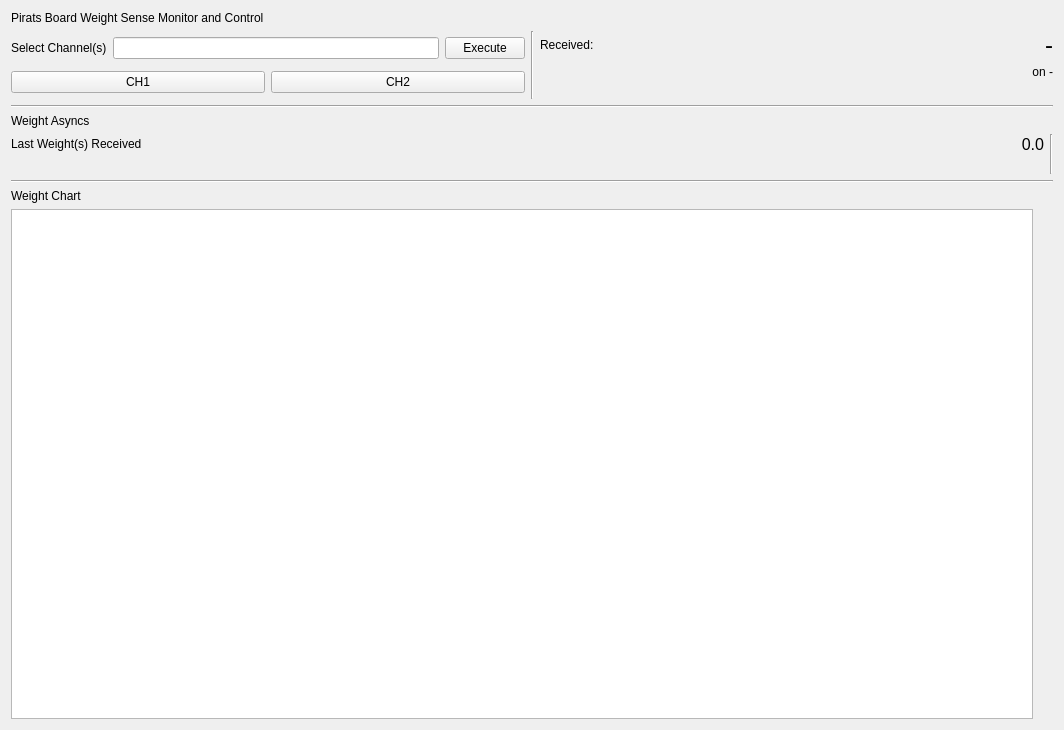
<?xml version="1.0" encoding="UTF-8"?>
<ui version="4.0">
 <class>ModulePiratsWeightBig</class>
 <widget class="QWidget" name="ModulePiratsWeightBig">
  <property name="geometry">
   <rect>
    <x>0</x>
    <y>0</y>
    <width>1064</width>
    <height>730</height>
   </rect>
  </property>
  <property name="windowTitle">
   <string>Pirats Weight Module</string>
  </property>
  <layout class="QVBoxLayout" name="verticalLayout_11">
   <item>
    <layout class="QVBoxLayout" name="verticalLayout_8">
     <item>
      <widget class="QLabel" name="label">
       <property name="text">
        <string>Pirats Board Weight Sense Monitor and Control</string>
       </property>
      </widget>
     </item>
     <item>
      <layout class="QHBoxLayout" name="horizontalLayout_10">
       <item>
        <layout class="QVBoxLayout" name="verticalLayout_5">
         <item>
          <layout class="QHBoxLayout" name="horizontalLayout_11">
           <item>
            <widget class="QLabel" name="label_9">
             <property name="text">
              <string>Select Channel(s)</string>
             </property>
            </widget>
           </item>
           <item>
            <widget class="QLineEdit" name="ledit_channel_set">
             <property name="text">
              <string/>
             </property>
            </widget>
           </item>
           <item>
            <widget class="QPushButton" name="pb_channel_set">
             <property name="text">
              <string>Execute</string>
             </property>
            </widget>
           </item>
          </layout>
         </item>
         <item>
          <layout class="QGridLayout" name="gridLayout">
           <item row="0" column="0">
            <widget class="QPushButton" name="select_btn_ch1">
             <property name="text">
              <string>CH1</string>
             </property>
             <property name="checkable">
              <bool>true</bool>
             </property>
             <property name="autoDefault">
              <bool>false</bool>
             </property>
            </widget>
           </item>
           <item row="0" column="1">
            <widget class="QPushButton" name="select_btn_ch2">
             <property name="text">
              <string>CH2</string>
             </property>
             <property name="checkable">
              <bool>true</bool>
             </property>
            </widget>
           </item>
          </layout>
         </item>
        </layout>
       </item>
       <item>
        <widget class="Line" name="line_6">
         <property name="orientation">
          <enum>Qt::Vertical</enum>
         </property>
        </widget>
       </item>
       <item>
        <layout class="QVBoxLayout" name="verticalLayout_6">
         <item>
          <layout class="QHBoxLayout" name="horizontalLayout_12">
           <item>
            <widget class="QLabel" name="label_10">
             <property name="text">
              <string>Received:</string>
             </property>
            </widget>
           </item>
           <item>
            <spacer name="horizontalSpacer_10">
             <property name="orientation">
              <enum>Qt::Horizontal</enum>
             </property>
             <property name="sizeHint" stdset="0">
              <size>
               <width>40</width>
               <height>20</height>
              </size>
             </property>
            </spacer>
           </item>
           <item>
            <widget class="QLabel" name="lbl_set_channel_recvd">
             <property name="minimumSize">
              <size>
               <width>150</width>
               <height>0</height>
              </size>
             </property>
             <property name="font">
              <font>
               <pointsize>18</pointsize>
              </font>
             </property>
             <property name="text">
              <string>-</string>
             </property>
             <property name="alignment">
              <set>Qt::AlignRight|Qt::AlignTrailing|Qt::AlignVCenter</set>
             </property>
            </widget>
           </item>
          </layout>
         </item>
         <item>
          <widget class="QLabel" name="lbl_set_channel_recvd_on">
           <property name="text">
            <string>on -</string>
           </property>
           <property name="alignment">
            <set>Qt::AlignRight|Qt::AlignTrailing|Qt::AlignVCenter</set>
           </property>
          </widget>
         </item>
         <item>
          <spacer name="horizontalSpacer_11">
           <property name="orientation">
            <enum>Qt::Horizontal</enum>
           </property>
           <property name="sizeHint" stdset="0">
            <size>
             <width>40</width>
             <height>20</height>
            </size>
           </property>
          </spacer>
         </item>
        </layout>
       </item>
      </layout>
     </item>
    </layout>
   </item>
   <item>
    <widget class="Line" name="line">
     <property name="orientation">
      <enum>Qt::Horizontal</enum>
     </property>
    </widget>
   </item>
   <item>
    <layout class="QVBoxLayout" name="verticalLayout_9">
     <item>
      <widget class="QLabel" name="label_7">
       <property name="text">
        <string>Weight Asyncs</string>
       </property>
      </widget>
     </item>
     <item>
      <layout class="QHBoxLayout" name="horizontalLayout_8">
       <item>
        <layout class="QVBoxLayout" name="verticalLayout_4">
         <item>
          <layout class="QHBoxLayout" name="horizontalLayout_7">
           <item>
            <widget class="QLabel" name="label_3">
             <property name="text">
              <string>Last Weight(s) Received</string>
             </property>
            </widget>
           </item>
           <item>
            <spacer name="horizontalSpacer_3">
             <property name="orientation">
              <enum>Qt::Horizontal</enum>
             </property>
             <property name="sizeHint" stdset="0">
              <size>
               <width>40</width>
               <height>20</height>
              </size>
             </property>
            </spacer>
           </item>
           <item>
            <widget class="QLabel" name="lbl_last_weight">
             <property name="minimumSize">
              <size>
               <width>0</width>
               <height>0</height>
              </size>
             </property>
             <property name="font">
              <font>
               <pointsize>12</pointsize>
              </font>
             </property>
             <property name="text">
              <string>0.0</string>
             </property>
             <property name="alignment">
              <set>Qt::AlignRight|Qt::AlignTrailing|Qt::AlignVCenter</set>
             </property>
            </widget>
           </item>
          </layout>
         </item>
         <item>
          <spacer name="horizontalSpacer_7">
           <property name="orientation">
            <enum>Qt::Horizontal</enum>
           </property>
           <property name="sizeHint" stdset="0">
            <size>
             <width>40</width>
             <height>20</height>
            </size>
           </property>
          </spacer>
         </item>
        </layout>
       </item>
       <item>
        <widget class="Line" name="line_3">
         <property name="orientation">
          <enum>Qt::Vertical</enum>
         </property>
        </widget>
       </item>
      </layout>
     </item>
    </layout>
   </item>
   <item>
    <widget class="Line" name="line_4">
     <property name="orientation">
      <enum>Qt::Horizontal</enum>
     </property>
    </widget>
   </item>
   <item>
    <layout class="QVBoxLayout" name="verticalLayout_10">
     <item>
      <widget class="QLabel" name="label_8">
       <property name="text">
        <string>Weight Chart</string>
       </property>
      </widget>
     </item>
     <item>
      <layout class="QHBoxLayout" name="horizontalLayout_6">
       <item>
        <widget class="PlotWidget" name="chart"/>
       </item>
       <item>
        <spacer name="verticalSpacer">
         <property name="orientation">
          <enum>Qt::Vertical</enum>
         </property>
         <property name="sizeHint" stdset="0">
          <size>
           <width>20</width>
           <height>40</height>
          </size>
         </property>
        </spacer>
       </item>
      </layout>
     </item>
    </layout>
   </item>
  </layout>
 </widget>
 <customwidgets>
  <customwidget>
   <class>PlotWidget</class>
   <extends>QGraphicsView</extends>
   <header>pyqtgraph</header>
  </customwidget>
 </customwidgets>
 <resources/>
 <connections/>
</ui>
